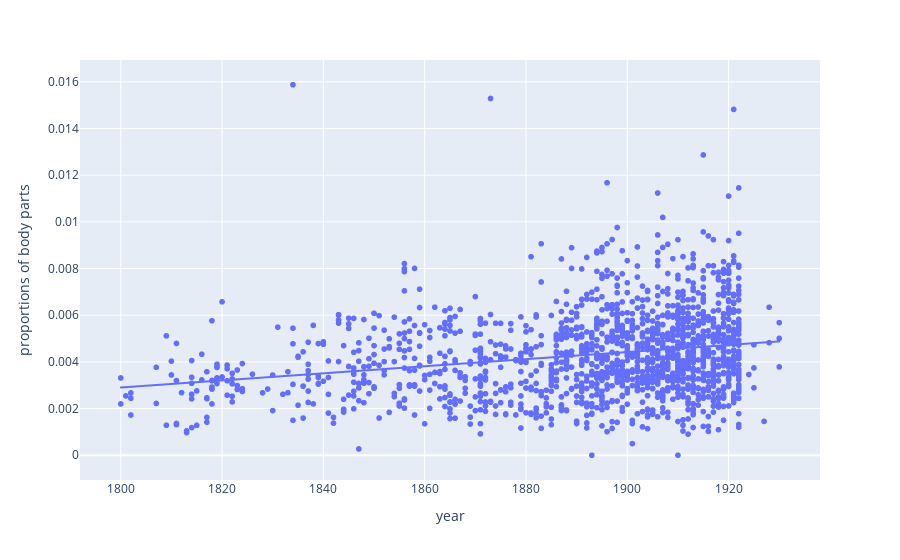

The notebook cell saved with this chart:
### Code cell
fig = px.scatter(sums, y='proportions of body parts', x='year', trendline='ols', hover_name=sums.index)
fig.write_html('../includes/bodyPartDiachronic.html', 
               default_width='70%', default_height='50%', full_html=False, include_plotlyjs=False)
fig.show()

### Figure 1 — Plotly figure (JSON) as saved in the notebook; plotly's stock layout.template omitted (floating-point values rounded to 4 significant figures; data arrays with more than 128 entries replaced by an {"elided": "..."} marker saying what was removed)
{"data": [{"hovertemplate": "<b>%{hovertext}</b><br><br>year=%{x}<br>proportions of body parts=%{y}<extra></extra>", "hovertext": {"elided": "1599 str values"}, "legendgroup": "", "marker": {"color": "#636efa", "symbol": "circle"}, "mode": "markers", "name": "", "showlegend": false, "type": "scattergl", "x": {"elided": "1599 int values"}, "xaxis": "x", "y": {"elided": "1599 float values"}, "yaxis": "y"}, {"hovertemplate": "<b>OLS trendline</b><br>proportions of body parts = 1.51911e-05 * year + -0.0244416<br>R<sup>2</sup>=0.052830<br><br>year=%{x}<br>proportions of body parts=%{y} <b>(trend)</b><extra></extra>", "legendgroup": "", "marker": {"color": "#636efa", "symbol": "circle"}, "mode": "lines", "name": "", "showlegend": false, "type": "scattergl", "x": {"elided": "1599 int values"}, "xaxis": "x", "y": {"elided": "1599 float values"}, "yaxis": "y"}], "layout": {"autosize": true, "legend": {"tracegroupgap": 0}, "margin": {"t": 60}, "xaxis": {"anchor": "y", "autorange": true, "domain": [0, 1], "range": [1792.0, 1938.0], "title": {"text": "year"}, "type": "linear"}, "yaxis": {"anchor": "x", "autorange": true, "domain": [0, 1], "range": [-0.001229, 0.0171], "title": {"text": "proportions of body parts"}, "type": "linear"}}}
